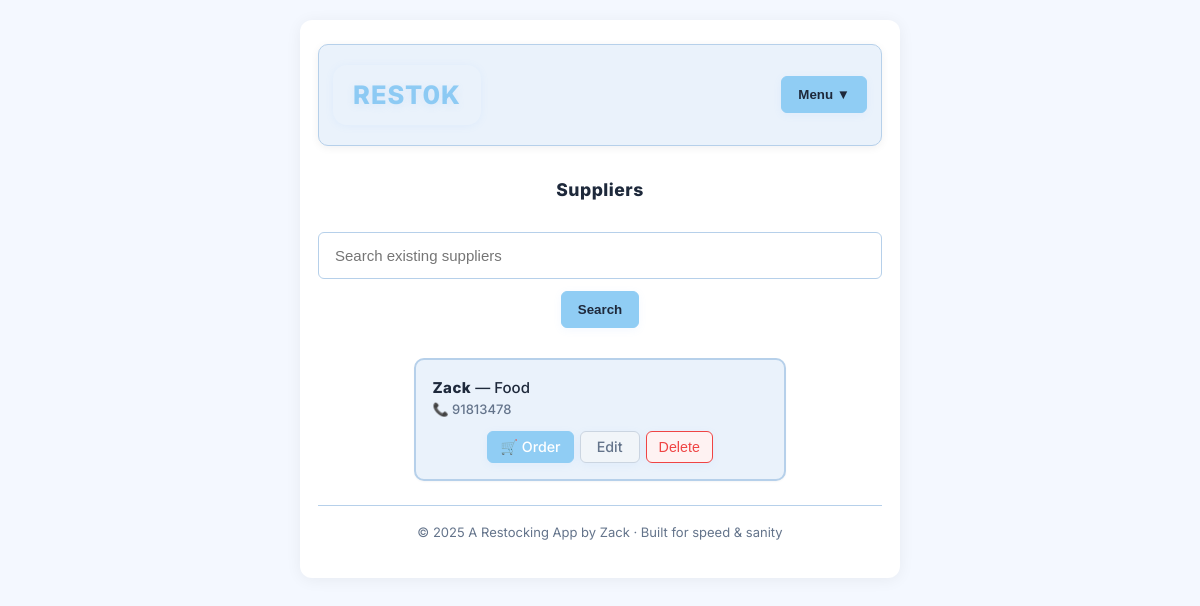
Before: / with the older database file.
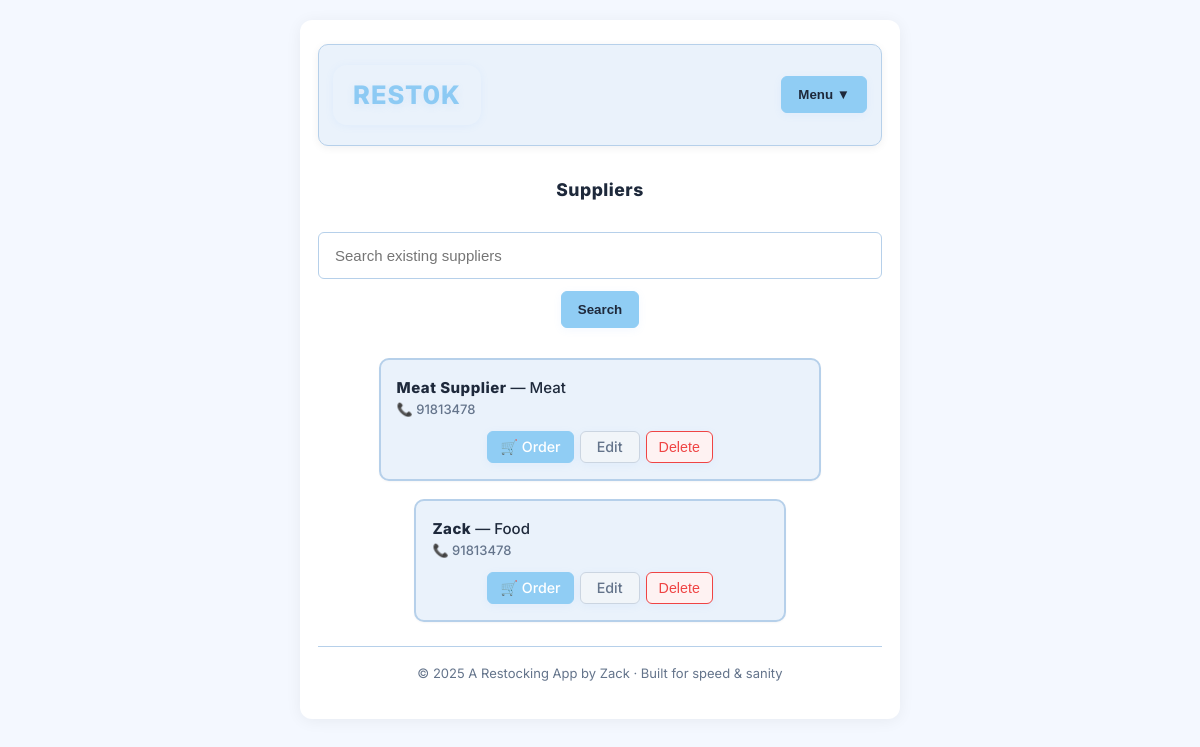
After: the same page with the newer database file.
### models.py (models this page shows)
class Supplier(db.Model):
    __tablename__ = "suppliers"
    id = db.Column(db.Integer, primary_key=True)
    name = db.Column(db.String(100), nullable=False)
    email = db.Column(db.String(100), nullable=True)
    phone = db.Column(db.String(20), nullable=False)
    category = db.Column(db.String(64))
    notes = db.Column(db.Text, nullable=True)
    items = db.relationship("Item", backref="supplier", cascade="all, delete-orphan")

### app.py (the view)
    @app.get("/")
    def suppliers_list():
        q = (request.args.get("q") or "").strip()
        qry = Supplier.query
        if q:
            qry = qry.filter(Supplier.name.ilike(f"%{q}%"))
        suppliers = qry.order_by(Supplier.name.asc()).all()
        return render_template("suppliers_list.html", suppliers=suppliers, q=q)

### templates/suppliers_list.html
{% extends "base.html" %}
{% block content %}
<h3>Suppliers</h3>
<form method="get" class="row" style="margin-bottom: 16px;">
  <input name="q" value="{{ q or '' }}" placeholder="Search existing suppliers" />
  <button class="btn">Search</button>
</form>
<div class="grid" style="gap: 18px;">
  {% for s in suppliers %}
  <div class="card" style="padding: 16px;">
    <div class="row" style="justify-content: space-between; align-items: center;">
      <div>
        <div><strong>{{ s.name }}</strong> — {{ s.category or 'Uncategorized' }}</div>
        {% if s.phone %}<div style="color: var(--muted); font-size: 13px;">📞 {{ s.phone }}</div>{% endif %}
      </div>
      <div class="row" style="gap: 6px; flex-wrap:nowrap;">
        <a href="/suppliers/{{ s.id }}/items" class="supplier-action-btn order-btn">🛒 Order</a>
        <a href="/suppliers/{{ s.id }}/edit" class="supplier-action-btn edit-btn">Edit</a>
        <form method="post" action="/suppliers/{{ s.id }}/delete" style="display:inline;">
          <button type="submit" class="supplier-action-btn delete-btn" onclick="return confirm('Delete this supplier?')">Delete</button>
        </form>
      </div>
    </div>
  </div>
  {% else %}
  <div class="empty card">No suppliers yet.
    <p> Select Add Supplier from the Menu to add new suppliers.</p>
  </div>
  {% endfor %}
</div>
{% endblock %}

### templates/base.html (shortened to what this page needs)
<!doctype html>
<html lang="en">
<head>
  <link rel="stylesheet" href="{{ url_for('static', filename='style.css') }}" />
</head>
<body>
  <div class="container">
    <header class="site-header" data-header>
      <div class="brand" style="display:flex; justify-content:center; align-items:center; width:100%;">
        <a href="{{ url_for('suppliers_list') }}">
        </a>
      </div>
      <div style="height:24px;"></div>
      <nav class="nav" data-nav aria-label="Primary">
        <div class="dropdown">
          <button class="btn" id="navDropdown" aria-haspopup="true" aria-expanded="false">
            Menu ▼
          </button>
        </div>
      </nav>
    </header>
    <main id="main" class="section" style="display:flex; flex-direction:column; align-items:center; width:100%;">
      {% block content %}{% endblock %}
    </main>
    <footer class="site-footer" style="text-align:center;">
      <div class="muted">© {{ 2025 }} A Restocking App by Zack · Built for speed & sanity</div>
    </footer>
  </div>
</body>
</html>

Changed rows visible on the page:
added Supplier: name "Meat Supplier", category "Meat", phone "91813478"
